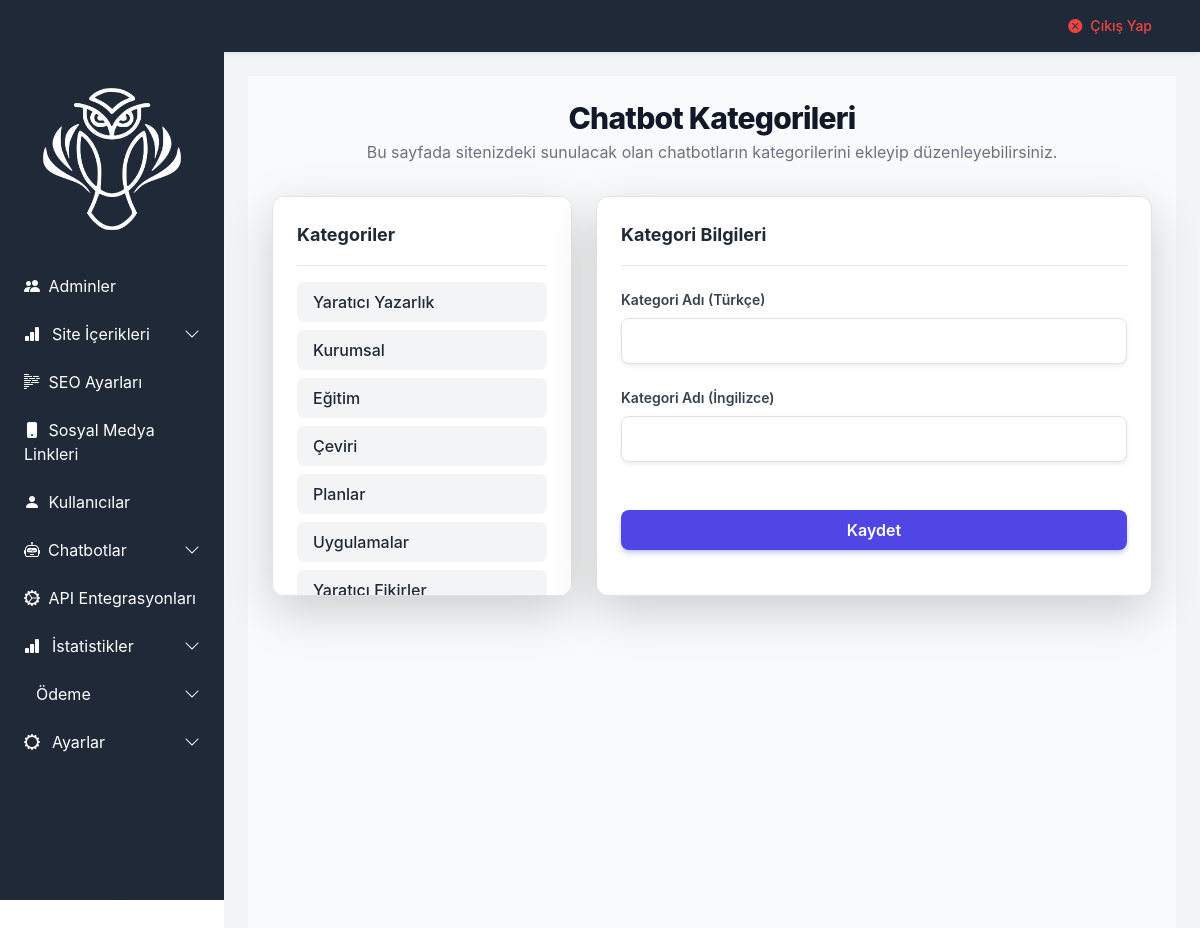
Screenshot of /admin/chatbotkategoriler (signed in) with the database file from the repository.
### tables this page shows
CREATE TABLE `chatbot_kategoriler` (
  `id` int(11) NOT NULL AUTO_INCREMENT,
  `kategori_adi_tr` varchar(100) NOT NULL,
  `kategori_adi_en` varchar(100) NOT NULL,
  PRIMARY KEY (`id`)
);

### functions/db.php (called while the page is built, shortened)
<?php
class Database {
    private static $instance = null;
    private $conn;
    private $driver = 'mysql';
    private $host_dev = 'localhost:3306';
    private $username_dev = 'root';
    private $password_dev = '12345678';
    private $database_dev = 'lumanoris';
    private $host_prod = 'localhost:3306';
    private $username_prod = 'lumansmu_admin';
    private $password_prod = '9owwT70r=~_R;A?f';
    private $database_prod = 'lumansmu_database';
    private function __construct() {
        $serverName = $_SERVER['SERVER_NAME'] ?? 'localhost';
        $isLocal = in_array($serverName, ['localhost', '127.0.0.1', '::1'], true)
               || str_contains($serverName, '.local')
               || str_contains($serverName, '.test');
        $this->host     = $isLocal ? $this->host_dev     : $this->host_prod;
        $this->username = $isLocal ? $this->username_dev : $this->username_prod;
        $this->password = $isLocal ? $this->password_dev : $this->password_prod;
        $this->database = $isLocal ? $this->database_dev : $this->database_prod;
        $host_parts = explode(':', $this->host);
        $host_name = $host_parts[0];
        $port = isset($host_parts[1]) ? (int)$host_parts[1] : 3306;
        $dsn = "$this->driver:host=$host_name;dbname=$this->database;charset=utf8mb4;port=$port";
        $options = [
            PDO::ATTR_ERRMODE            => PDO::ERRMODE_EXCEPTION,
            PDO::ATTR_DEFAULT_FETCH_MODE => PDO::FETCH_ASSOC,
            PDO::ATTR_EMULATE_PREPARES   => false,
        ];
        try {
            $this->conn = new PDO($dsn, $this->username, $this->password, $options);
        } catch (PDOException $e) {
            throw new Exception('Veritabanı bağlantısı başarısız: ' . $e->getMessage());
        }
    }
    private function loadEnvOverrides(): void {
        $env = [];
        $envFiles = [
            __DIR__ . '/../.env',
            __DIR__ . '/../admin/.env',
        ];
        $get = function (string ...$keys) use ($env) {
            foreach ($keys as $key) {
                $value = $_ENV[$key] ?? $_SERVER[$key] ?? getenv($key);
                if ($value !== false && $value !== null && $value !== '') {
                    return $value;
                }
                if (isset($env[$key]) && $env[$key] !== '') {
                    return $env[$key];
                }
            }
            return null;
        };
        $this->host_dev = $get('DB_HOST_DEV', 'MYSQL_HOST_DEV') ?? $this->host_dev;
        $this->username_dev = $get('DB_USERNAME_DEV', 'DB_USER_DEV', 'MYSQL_USER_DEV') ?? $this->username_dev;
        $this->password_dev = $get('DB_PASSWORD_DEV', 'DB_PASS_DEV', 'MYSQL_PASSWORD_DEV') ?? $this->password_dev;
        $this->database_dev = $get('DB_DATABASE_DEV', 'DB_NAME_DEV', 'MYSQL_DATABASE_DEV') ?? $this->database_dev;
        $this->host_prod = $get('DB_HOST_PROD', 'DB_HOST', 'MYSQL_HOST') ?? $this->host_prod;
        $this->username_prod = $get('DB_USERNAME_PROD', 'DB_USERNAME', 'DB_USER', 'MYSQL_USER') ?? $this->username_prod;
        $this->password_prod = $get('DB_PASSWORD_PROD', 'DB_PASSWORD', 'DB_PASS', 'MYSQL_PASSWORD') ?? $this->password_prod;
        $this->database_prod = $get('DB_DATABASE_PROD', 'DB_DATABASE', 'DB_NAME', 'MYSQL_DATABASE') ?? $this->database_prod;
    }
    public static function getInstance() {
        if (self::$instance === null) {
            self::$instance = new Database();
        }
        return self::$instance;
    }
    private function executePreparedStatement($query, $params = []) {
        $stmt = $this->conn->prepare($query);
        if (!empty($params)) {
            foreach ($params as $index => $param) {
                $type = PDO::PARAM_STR;
                $stmt->bindValue(($index + 1), $param, $type);
            }
        }
        $stmt->execute();
        return $stmt;
    }
    public function selectMulti($queryBody, $params = [])
    {
        $query = "SELECT " . $queryBody;
        $stmt = $this->executePreparedStatement($query, $params);
        return $stmt->fetchAll();
    }
}
?>

### admin/chatbotkategoriler.php (the view, shortened to what this page needs)
<?php
$chatbot_kategoriler = $database->selectMulti("* FROM chatbot_kategoriler");
?>
<main class="bg-gray-50 p-6 min-h-screen">
    <div class="max-w-screen-xl mx-auto">
        <div class="grid grid-cols-1 lg:grid-cols-[300px_auto] gap-6">
            <aside class="bg-white rounded-xl shadow-lg border border-gray-100 p-4 h-[400px] overflow-y-auto">
                <h3 class="text-lg font-bold text-gray-800 border-b pb-3 mb-3">Kategoriler</h3>
                <ul id="kategoriUl" class="space-y-2 overflow-auto">
                    <?php foreach ($chatbot_kategoriler as $kategori): ?>
                        <li class="flex items-center bg-gray-100 hover:bg-indigo-50/70 text-gray-800 px-3 py-2 rounded-lg cursor-pointer transition duration-150" data-id="<?= $kategori['id'] ?>">
                            <span class="font-medium"><?= htmlspecialchars($kategori['kategori_adi_tr']) ?></span>
                        </li>
                    <?php endforeach; ?>
                </ul>
            </aside>
            <section class="bg-white rounded-xl shadow-lg border border-gray-100 p-6">
                <h3 class="text-lg font-bold text-gray-800 border-b pb-3 mb-4">Kategori Bilgileri</h3>
                <form id="kategoriForm" class="space-y-6" enctype="multipart/form-data">
                    <div>
                        <label for="kategori_adi_tr" class="block font-semibold text-sm text-gray-700 mb-2">Kategori Adı (Türkçe)</label>
                        <input type="text" id="kategori_adi_tr" name="kategori_adi_tr" class="w-full border border-gray-300 rounded-lg px-4 py-2.5 bg-white focus:outline-none focus:ring-2 focus:ring-indigo-500 transition shadow-sm" required>
                    </div>
                    <div>
                        <label for="kategori_adi_en" class="block font-semibold text-sm text-gray-700 mb-2">Kategori Adı (İngilizce)</label>
                        <input type="text" id="kategori_adi_en" name="kategori_adi_en" class="w-full border border-gray-300 rounded-lg px-4 py-2.5 bg-white focus:outline-none focus:ring-2 focus:ring-indigo-500 transition shadow-sm" required>
                    </div>
                    <div class="flex justify-between gap-2 pt-4">
                        <button type="submit" id="saveOrUpdate" class="flex-1 bg-indigo-600 text-white font-semibold px-4 py-2 rounded-lg hover:bg-indigo-700 active:bg-indigo-800 active:scale-95 transition duration-150 shadow-md shadow-indigo-500/30">Kaydet</button>
                    </div>
                </form>
            </section>
        </div>
    </div>
</main>

### rows the page displays
chatbot_kategoriler: kategori_adi_tr "Yaratıcı Yazarlık"
chatbot_kategoriler: kategori_adi_tr "Kurumsal"
chatbot_kategoriler: kategori_adi_tr "Eğitim"
chatbot_kategoriler: kategori_adi_tr "Çeviri"
chatbot_kategoriler: kategori_adi_tr "Planlar"
chatbot_kategoriler: kategori_adi_tr "Uygulamalar"
chatbot_kategoriler: kategori_adi_tr "Yaratıcı Fikirler"

### other values shown
$title "Chatbot Kategorileri"
$subtitle "Bu sayfada sitenizdeki sunulacak olan chatbotların kategorilerini ekleyip düzenleyebilirsiniz."
